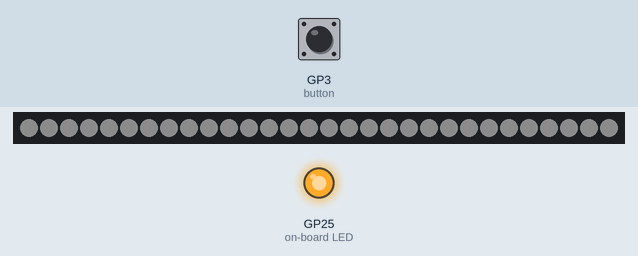
This program was run on a simulated Raspberry Pi Pico running MicroPython. On the bench: 30 RGB LEDs in strip order, left to right, output pins drawn as LEDs (lit = HIGH). The inputs (shaded band) are chosen by the test bench; at power-on: GP3 (button) LOW. Dim RGB values are drawn brighter than linear; WiFi joins after 1.5 s; a WiFi scan finds one network, HomeNet; what the program prints to the serial console is not drawn.

Above: at 7.8 s.
7.9 s: GP3 (button) pulled HIGH for 0.15 s
At 9.1 s:
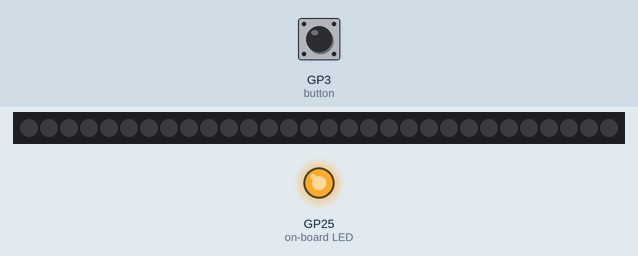
9.5 s: GP3 (button) pulled HIGH for 1 s
At 10.6 s:
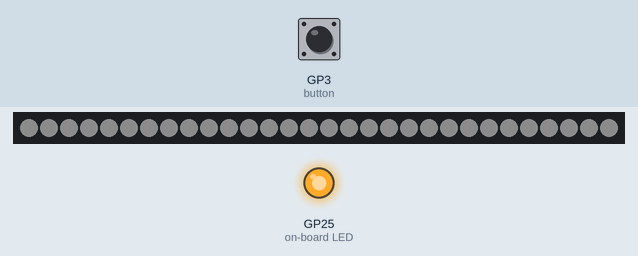
Timing chart, 0 to 12.5 s (numbered marks = the images above; inputs shaded):
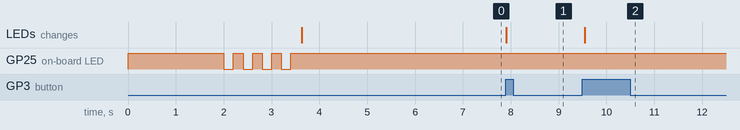

Measured:
- after the input at 7.9 s, the LEDs: change at once (image 1)
- after the input at 9.5 s, the LEDs: change after 0.05 s (image 2)

The program:

main.py
```python
from machine import Pin
from neopixel import NeoPixel
from time import sleep, ticks_ms
from picozero import pico_led
import network
import socket
import select
import struct
import binascii

# Definitions for pins
pin = Pin(28)
button = Pin(3, Pin.IN, Pin.PULL_DOWN)

# Definitions for NeoPixel LEDs
np = NeoPixel(pin, 30)
programming = 2          # Default to lamp

# Definitions for WiFi
SSID   = 'CHANGEME'
PASSWD = 'CHANGEME'
wlan   = network.WLAN(network.STA_IF)

# Definitions for REST server
rest_socket = None
rest_poller = None

# Global state
blinking = True
pressed_old = False
pressed_current = False
last_blink_ms = 0
dim = 0.05
prog2_color = (255, 255, 255)

# All pixel colors which cycle around
# the strip sequentially
pixels_prog0 = [
    (255, 255, 255),
    (0, 0, 0),
    (64,  30,  10),
    (0,    0,   0),
    (30,  64,  10),
    (0,    0,   0),
    (30,  10,  64),
    (0,    0,   0),
    (128, 10,  30),
    (0,    0,   0),
    (10, 128,  30),
    (0,    0,   0),
    (10,  30, 128),
    (0,    0,   0),
    (255, 30,  30),
    (0,    0,   0),
    (30, 255,  30),
    (0,    0,   0),
    (30,  30, 255),
    (0,    0,   0),
    (255, 0, 0),
    (0,    0,   0),
    (255, 165, 0),
    (0,    0,   0),
    (255, 255, 0),
    (0,    0,   0),
    (0, 128, 0),
    (0,    0,   0),
    (0, 0, 255),
    (0,    0,   0),
    (75, 0, 130),
    (0,    0,   0),
    (238, 130, 238),
    (0,    0,   0)
]


# Routine for pressing the button
def pressed():
    global button
    global pressed_old
    global pressed_current
    pressed_current = button.value()
    state = False
    if not (pressed_current == pressed_old):
        if pressed_current:
            state = True
    pressed_old = pressed_current
    return state

# Shut lights off
def lights_off():
    global np
    for i in range(np.n):
        np[i] = (0, 0, 0)
    np.write()

# Change lights dim
def set_dim(dimstr):
    global dim
    print(f'set dim: {dimstr}')
    try:
        deltadim = float(dimstr)
        if (deltadim > 0) and (deltadim <= 1):
            dim = deltadim
    except:
        pass

# Change lantern program color
def set_color(colorstr):
    global prog2_color
    print(f'set color: {colorstr}')
    try:
        r, g, b = bytes.fromhex(colorstr)
        prog2_color = (r, g, b)
    except:
        pass

# Change current program
def set_program(programstr):
    global programming
    print(f'set program: {programstr}')
    try:
        prog = int(programstr)
        if (prog >= 0) and (prog < 3):
            programming = prog
            lights_off()
    except:
        pass

# Routine for toggling state
def toggle():
    global blinking
    blinking = not blinking
    if not blinking:
        lights_off()

# Routine for changing the program
def cycle_program():
    set_program((programming + 1) % 3)

# Connect to the given WiFi network
def wlan_connect(ssid, password):
    wlan.active(True)
    print('Scanning for networks...')
    wlan.scan()
    print(f'Connecting to {ssid}...')
    wlan.connect(ssid, password)
    while not wlan.isconnected():
        pico_led.toggle()
        sleep(0.2)
    ip = wlan.ifconfig()[0]
    print(f'Connected. IP address: {ip}')
    pico_led.on()
    return ip

# Create a REST socket. Returns a poller and the socket itself.
def start_rest_socket(ip):
    address = (ip, 80)
    rest_socket = socket.socket()
    rest_socket.bind(address)
    rest_socket.listen(1)
    poller = select.poll()
    poller.register(rest_socket, select.POLLIN)
    print(f'Socket listening to {address[0]}:{address[1]}.')
    return (poller, rest_socket)

# Functions for REST responses
def respond_status(client):
    global blinking
    global dim
    global programming
    global prog2_color
    value = 'true' if blinking else 'false'
    color = binascii.hexlify(struct.pack('BBB', *prog2_color)).decode('utf-8')
    client.send('HTTP/1.1 200 OK\r\n')
    client.send('Content-Type: application/json\r\n')
    client.send('Connection: close\r\n')
    client.send(f'\n\r{{"blinking": {value}, "program": {programming}, "dim": {dim}, "color": "{color}"}}\r\n')

def respond_notfound(client):
    client.send('HTTP/1.1 404 Not Found\r\n')
    client.send('Connection: close\r\n')

# Poll and respond to REST events
def poll_rest_event():
    global rest_poller
    global blinking
    global programming
    res = rest_poller.poll(16)
    if res:
        client = res[0][0].accept()[0]
        request = client.recv(1024).decode('utf-8')
        # Get first line
        request = request.partition('\r\n')[0]
        print(request)
        if request.startswith('POST /led/toggle '):
            toggle()
            respond_status(client)
        elif request.startswith('POST /led/change '):
            cycle_program()
            respond_status(client)
        elif request.startswith('POST /led/on '):
            blinking = True
            respond_status(client)
        elif request.startswith('POST /led/off '):
            blinking = False
            lights_off()
            respond_status(client)
        elif request.startswith('POST /led/dim/'):
            trimright = str(request)[:-9]
            set_dim(trimright[14:])
            respond_status(client)
        elif request.startswith('POST /led/color/'):
            trimright = str(request)[:-9]
            set_color(trimright[16:])
            respond_status(client)
        elif request.startswith('POST /led/program/'):
            trimright = str(request)[:-9]
            set_program(trimright[18:])
            respond_status(client)
        elif request.startswith('GET /led '):
            respond_status(client)
        else:
            respond_notfound(client)
        client.close()

# INDEX
i = 0

# Constant white light programming
def programming2():
    global np
    global blinking
    global dim
    if blinking:
        px = ((int)(dim * prog2_color[0]), (int)(dim * prog2_color[1]), (int)(dim * prog2_color[2]))
        for i in range(np.n):
            np[i] = px
            np.write()

# Blinking LED programmings
def programming0():
    global i
    global blinking
    global np
    global last_blink_ms
    global pixels_prog0
    global dim

    num_pixels = len(pixels_prog0)
    current_time_ms = ticks_ms()
    if (current_time_ms - last_blink_ms >= 100): # Blink every 100ms
        if blinking:
            i = (i + 1) % num_pixels
            for j in range(np.n):
                color = pixels_prog0[(i + j) % num_pixels]
                np[j] = ((int)(dim * color[0]), (int)(dim * color[1]), (int)(dim * color[2]))
            np.write()
        last_blink_ms = current_time_ms


# Back-and-forth trail of lights
going_back = False
current_color = 0
def programming1():
    global i
    global blinking
    global np
    global last_blink_ms
    global going_back
    global pixels_prog0
    global current_color
    global dim
    current_time_ms = ticks_ms()
    if (current_time_ms - last_blink_ms >= 20): # Blink every 16ms
        if blinking:
            if ((not going_back) and (i == np.n - 1)) or (going_back and (i == 0)):
                going_back = not going_back
                current_color = (current_color + 2) % len(pixels_prog0)
            if not going_back:
                i = (i + 1) % np.n
                j = (i - 1) % np.n
            elif going_back:
                i = (i - 1) % np.n
                j = (i + 1) % np.n
            #np[i] = (255, 255, 255)
            color = pixels_prog0[current_color]
            np[i] = ((int)(dim * color[0]), (int)(dim * color[1]), (int)(dim * color[2]))
            np[j] = (0, 0, 0)
            np.write()
        last_blink_ms = current_time_ms

# Blinking lights loop, should be spawned asynchronously
def blink_lights_loop():
    global programming
    while True:
        sleep(0.001) # 1ms
        if programming == 0:
            programming0()
        elif programming == 1:
            programming1()
        elif programming == 2:
            programming2()
        else:
            lights_off()
        # Toggle LED if button was pressed
        if pressed():
            toggle()
        # Execute REST events
        poll_rest_event()

if __name__ == "__main__":
    try:
        # Turn lights off if any
        lights_off()

        # Light on onboard LED
        pico_led.on()

        # Connect to WiFi
        ip = wlan_connect(SSID, PASSWD)

        # Start REST server
        rest_poller, rest_socket = start_rest_socket(ip)

        # Run on non-interpreter thread
        print('Starting main loop')
        blink_lights_loop()
    except:
        # On exceptions, restart RPi Pico W.
        # This avoids errors such as Address in Use for sockets.
        machine.reset()
```
